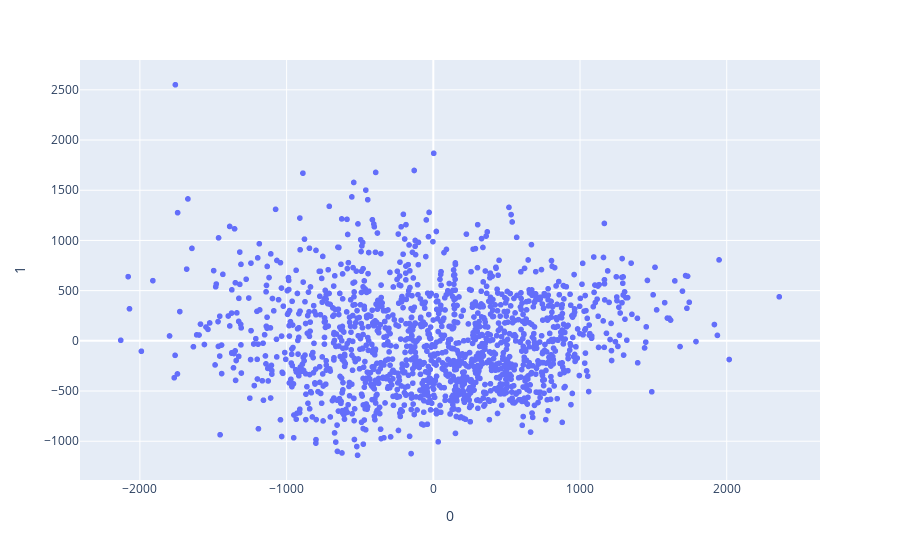
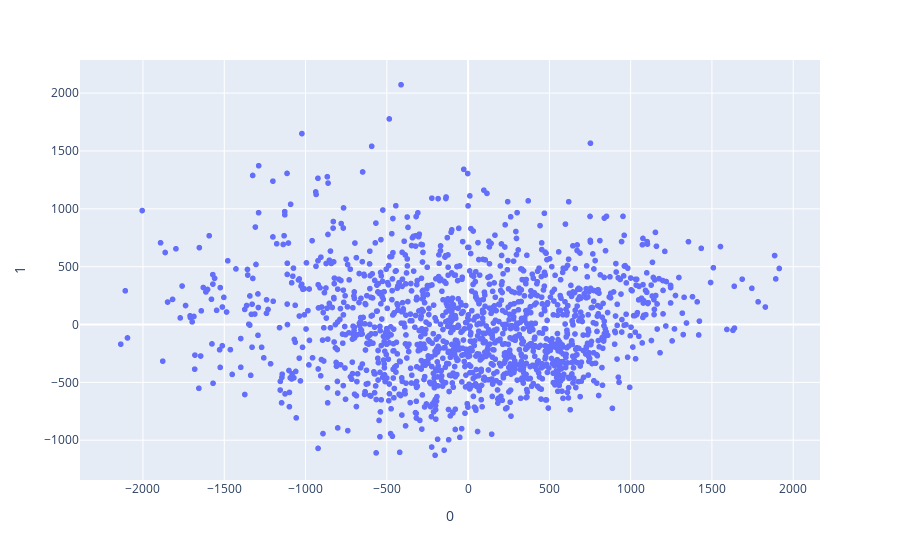

The notebook cell saved with these charts, in order:
### Code cell
pca = PCA(n_components=2)
points = pca.fit_transform(X)
points_val = pca.transform(X_val)
fig = px.scatter(points, x=0, y=1)
fig.show()
fig = px.scatter(points_val, x=0, y=1)
fig.show()

### Figure 1 — Plotly figure (JSON) as saved in the notebook; plotly's stock layout.template omitted (floating-point values rounded to 4 significant figures; data arrays with more than 128 entries replaced by an {"elided": "..."} marker saying what was removed)
{"data": [{"hovertemplate": "0=%{x}<br>1=%{y}<extra></extra>", "legendgroup": "", "marker": {"color": "#636efa", "symbol": "circle"}, "mode": "markers", "name": "", "showlegend": false, "type": "scattergl", "x": {"elided": "1500 float values"}, "xaxis": "x", "y": {"elided": "1500 float values"}, "yaxis": "y"}], "layout": {"legend": {"tracegroupgap": 0}, "margin": {"t": 60}, "xaxis": {"anchor": "y", "domain": [0, 1], "title": {"text": "0"}}, "yaxis": {"anchor": "x", "domain": [0, 1], "title": {"text": "1"}}}}

### Figure 2 — Plotly figure (JSON) as saved in the notebook; plotly's stock layout.template omitted (floating-point values rounded to 4 significant figures; data arrays with more than 128 entries replaced by an {"elided": "..."} marker saying what was removed)
{"data": [{"hovertemplate": "0=%{x}<br>1=%{y}<extra></extra>", "legendgroup": "", "marker": {"color": "#636efa", "symbol": "circle"}, "mode": "markers", "name": "", "showlegend": false, "type": "scattergl", "x": {"elided": "1500 float values"}, "xaxis": "x", "y": {"elided": "1500 float values"}, "yaxis": "y"}], "layout": {"legend": {"tracegroupgap": 0}, "margin": {"t": 60}, "xaxis": {"anchor": "y", "domain": [0, 1], "title": {"text": "0"}}, "yaxis": {"anchor": "x", "domain": [0, 1], "title": {"text": "1"}}}}
